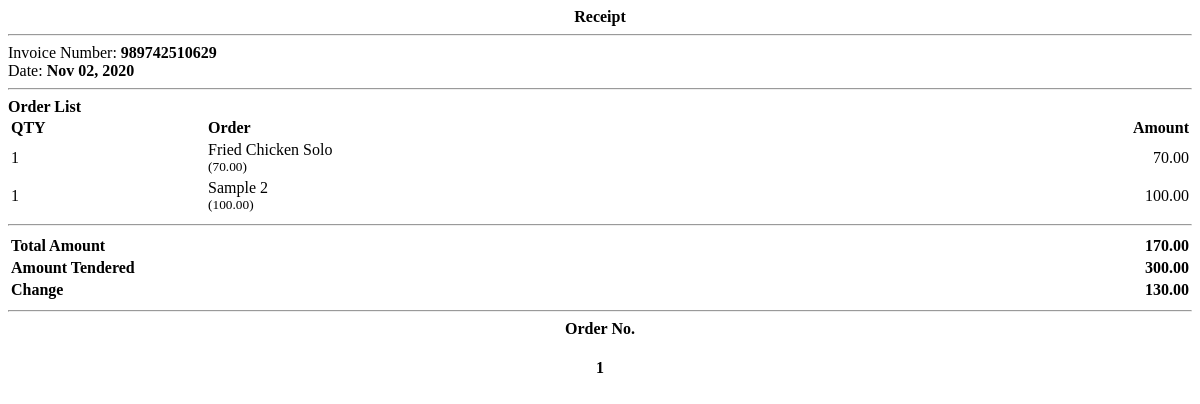
Page /receipt.php?id=1 on the committed database.
### tables this page shows
CREATE TABLE `order_items` (
  `id` int(30) NOT NULL,
  `order_id` int(30) NOT NULL,
  `product_id` int(30) NOT NULL,
  `qty` int(30) NOT NULL,
  `price` float NOT NULL,
  `amount` float NOT NULL
);

CREATE TABLE `products` (
  `id` int(30) NOT NULL,
  `category_id` int(30) NOT NULL,
  `name` varchar(200) NOT NULL,
  `description` text NOT NULL,
  `price` float NOT NULL,
  `status` tinyint(1) NOT NULL DEFAULT 1 COMMENT '0=Unavailable,1=Available'
);

### receipt.php (the view, shortened to what this page needs)
<?php
include 'db_connect.php';
$items = $conn->query("SELECT o.*,p.name FROM order_items o inner join products p on p.id = o.product_id where o.order_id = $id ");
?>
<div class="container-fluid">
	<p class="text-center"><b><?php echo $amount_tendered > 0 ? "Receipt" : "Bill" ?></b></p>
	<hr>
	<div class="flex">
		<div class="w-100">
			<?php if($amount_tendered > 0): ?>
			<p>Invoice Number: <b><?php echo $ref_no ?></b></p>
		<?php endif; ?>
			<p>Date: <b><?php echo date("M d, Y",strtotime($date_created)) ?></b></p>
		</div>
	</div>
	<hr>
	<p><b>Order List</b></p>
	<table width="100%">
		<thead>
			<tr>
				<td><b>QTY</b></td>
				<td><b>Order</b></td>
				<td class="text-right"><b>Amount</b></td>
			</tr>
		</thead>
		<tbody>
			<?php
			while($row = $items->fetch_assoc()):
			?>
			<tr>
				<td><?php echo $row['qty'] ?></td>
				<td><p><?php echo $row['name'] ?></p><?php if($row['qty'] > 0): ?><small>(<?php echo number_format($row['price'],2) ?>)</small> <?php endif; ?></td>
				<td class="text-right"><?php echo number_format($row['amount'],2) ?></td>
			</tr>
			<?php endwhile; ?>
		</tbody>
	</table>
	<hr>
	<table width="100%">
		<tbody>
			<tr>
				<td><b>Total Amount</b></td>
				<td class="text-right"><b><?php echo number_format($total_amount,2) ?></b></td>
			</tr>
			<?php if($amount_tendered > 0): ?>
			<tr>
				<td><b>Amount Tendered</b></td>
				<td class="text-right"><b><?php echo number_format($amount_tendered,2) ?></b></td>
			</tr>
			<tr>
				<td><b>Change</b></td>
				<td class="text-right"><b><?php echo number_format($amount_tendered - $total_amount,2) ?></b></td>
			</tr>
		<?php endif; ?>
		</tbody>
	</table>
	<hr>
	<p class="text-center"><b>Order No.</b></p>
	<h4 class="text-center"><b><?php echo $order_number ?></b></h4>
</div>

### receipt.php (style rules this page uses)
.flex { display: inline-flex; width: 100%; }
.text-center { text-align:center; }
.text-right { text-align:right; }
p { margin:unset; }

### rows in the picture
order_items: qty "1", product.name "Fried Chicken Solo", price "70.00", amount "70.00"
order_items: qty "1", product.name "Sample 2", price "100.00", amount "100.00"

### other values in the picture
$ref_no "989742510629"
date("M d, Y",strtotime($date_created)) "Nov 02, 2020"
$total_amount "170.00"
$amount_tendered "300.00"
$amount_tendered - $total_amount "130.00"
$order_number "1"
